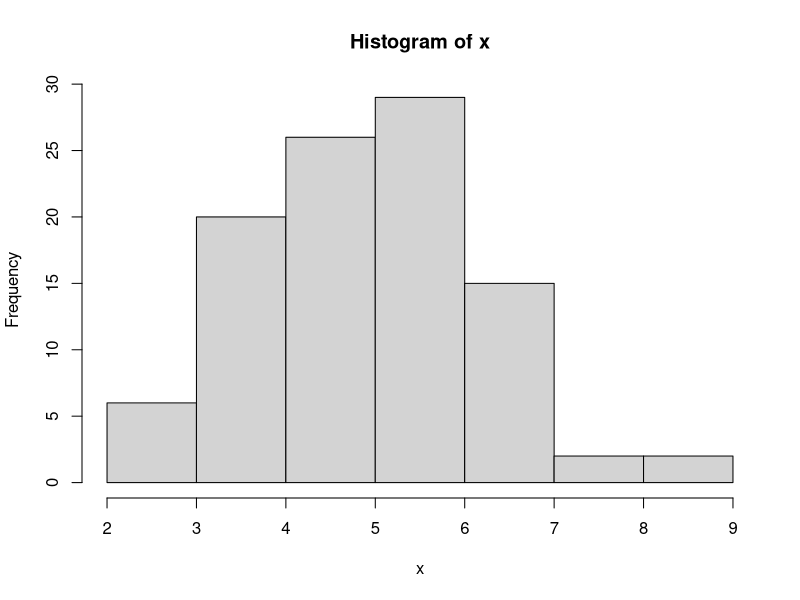
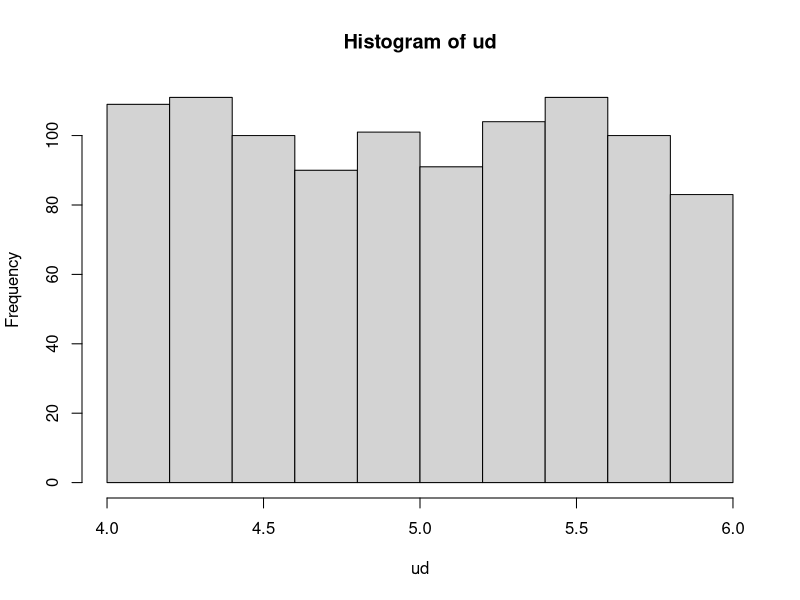
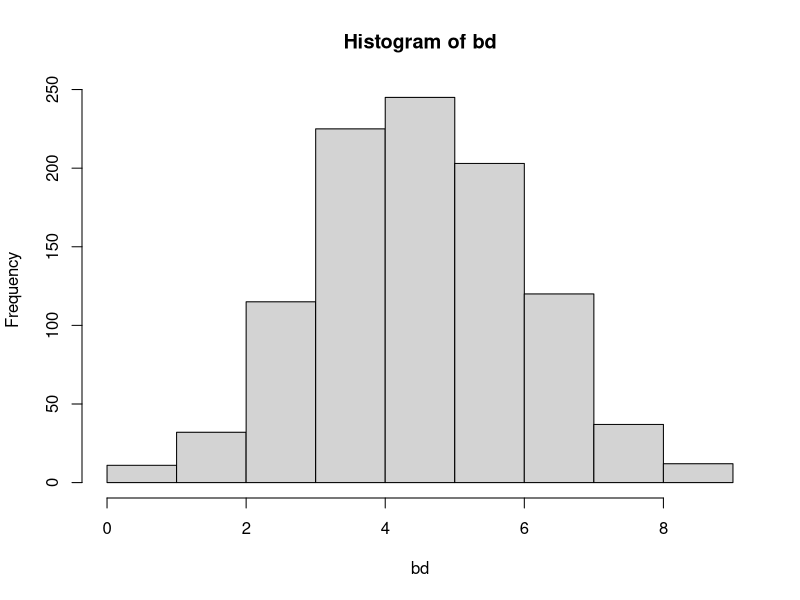
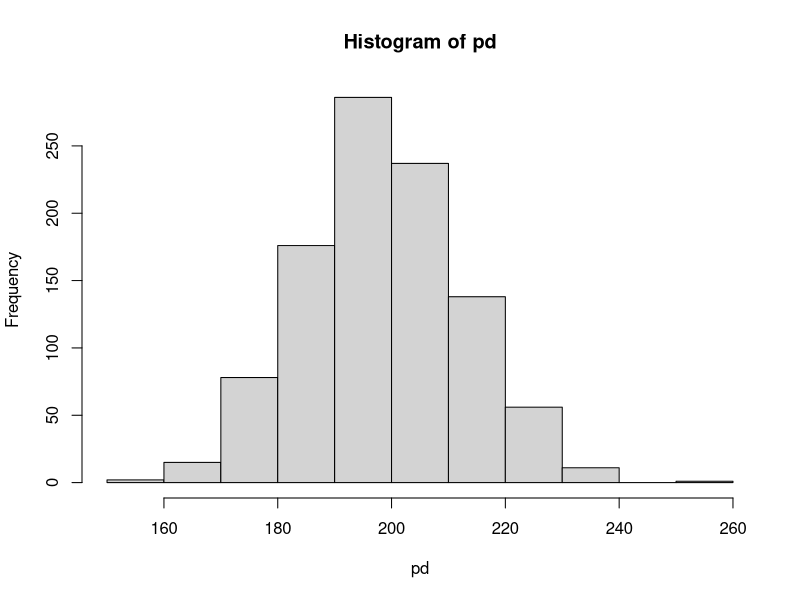

R code for these plots, in order:
## ---- chunk 1
# This is where you set global options (leave as-is)
knitr::opts_chunk$set(echo = TRUE)
## ---- chunk 2
data(chickwts)
head(chickwts)
## ---- chunk 3
my.mat <- matrix(1:30, ncol = 10, nrow = 3)
my.mat
## ---- chunk 4
# Accessing matricies are a little different -- must silce

# First row
my.mat[1, ]

# Second column
my.mat[, 2]

# Row 1 column 2
my.mat[1, 2]

# Eow 2, column 4
my.mat[2, 4]
## ---- chunk 5
dim(my.mat)
nrow(my.mat)
ncol(my.mat)
## ---- chunk 6
data(cars)
head(cars)
sapply(cars, FUN = mean)
## ---- chunk 7
for (i in 1:10) {
  print(i)
}
## ---- chunk 8
i <- 0
for (i in 1:10) {
  # The "i" inside of this loop, shown in the instructions, is not necessary 
}

i
## ---- chunk 9
sapply(cars, FUN = mean)
## ---- chunk 10
for (i in 1:ncol(cars)) {
  print(mean(cars[,i]))
}
## ---- chunk 11
for (i in 1:ncol(cars)) {
  print((c(colnames(cars)[i], mean(cars[,i]))))
}
## ---- chunk 12
for (i in 1:5) {
  for (j in c("a", "b", "c", "d", "e")) {
    print(paste(i, j))
  }
}
## ---- chunk 13
output_matrix <- matrix(nrow = 5, ncol = 5) 
output_matrix
j_letter <- c("a", "b", "c", "d", "e")

for (i in 1:5) {
  for (j in 1:5) {
    temp_output <- paste(i, j_letter[j])
    output_matrix[i,j] <- temp_output
  }
}
output_matrix

## ---- chunk 14
x <- seq(0, 1, by = 0.1)
x
y <- seq(0, 100, by = 20)
z <- matrix(NA, nrow = length(x), ncol = length(y))
z
length(x)
length(y)


for (i in 1:length(x)) {
  for (j in 1:length(y)) {
    z[i,j] <- (10*x[i]^2) + sqrt(y[j])
  }
}

z
## ---- chunk 15
thingy <- c(1,2,3,4)

for (i in thingy) {
  print(i)
}
## ---- chunk 16
input <- 100:120
length(input)
## ---- chunk 17
output <- numeric(length(input))
output
## ---- chunk 18
for (i in 1:length(output)) {
  output[i] <- input[i] * 5 + 1
}
output
## ---- chunk 19
input * 5 + 1
## ---- chunk 20
# Normal distribution
x <- rnorm(100, mean = 5, sd = 1.3)
hist(x)
## ---- chunk 21
ud <- runif(n = 1000, min = 4, max = 6)
hist(ud)
## ---- chunk 22
# Like rolling a 10-sided dice 1000 times and having a 50% chance of success
bd <- rbinom(n = 1000, size = 10, p = 0.5)
hist(bd)
## ---- chunk 23
choose(4,2)
## ---- chunk 24
# Poisson distribution
pd <- rpois(n = 1000, lambda = 200)
hist(pd)
